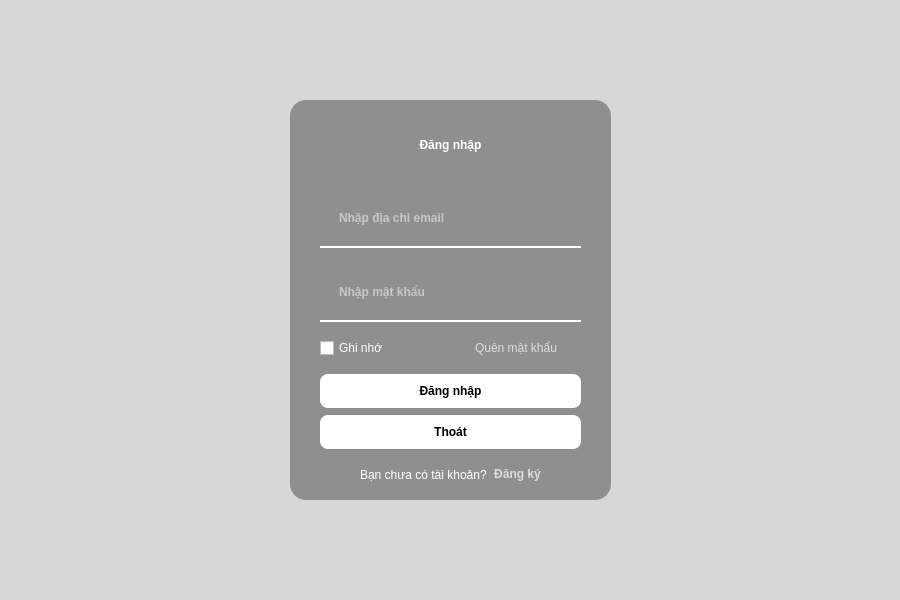
<?xml version="1.0" encoding="UTF-8"?>
<ui version="4.0">
 <class>LoginForm</class>
 <widget class="QWidget" name="LoginForm">
  <property name="geometry">
   <rect>
    <x>0</x>
    <y>0</y>
    <width>900</width>
    <height>600</height>
   </rect>
  </property>
  <property name="windowTitle">
   <string>Form</string>
  </property>
  <property name="layoutDirection">
   <enum>Qt::LeftToRight</enum>
  </property>
  <property name="styleSheet">
   <string notr="true">QWidget#wtTitle QLabel {
    font: 16pt &quot;MS Shell Dlg 2&quot;;
    color: #fff; 
    font-weight: bold;
}

QWidget#wtBackground {
	border-image: url(:/images/icons/login/119254-abstract-bright-blue-background-graphic-design.jpg);
    border-radius: 16px;
}

QWidget#wtBackgroundBlur {
   background-color: rgba(30, 30, 30, 30);
}

QWidget#wtForm {
    border-radius: 16px;
    background-color: rgba(30, 30, 30, 100);
    border: none;
}

#wtEmail, #wtPassword {
    background-color: transparent; 
    border: none;
	border-bottom: 2px solid #fff;
}

QLineEdit {
    padding: 5px;
    background-color: transparent; 
    color: #fff; 
    border: none;
	font: 11pt &quot;MS Shell Dlg 2&quot;;
    font-weight: bold;
}

QWidget#wtButton QCheckBox{
   color: #fff;
    font: 10pt &quot;MS Shell Dlg 2&quot;;
}

QWidget#wtButton QPushButton#btnForgotPassword{
    font: 10pt &quot;MS Shell Dlg 2&quot;;
    color: #ddd;
    background: transparent;
    border: none;
}

QWidget#wtButton QPushButton#btnForgotPassword:hover{
 color: #fff;
}

QWidget#wtButtonLoginExit QPushButton{
    font: 11pt &quot;MS Shell Dlg 2&quot;;
    color: #000;
    background: #fff;
    border: none;
    padding: 10px;
    font-weight: bold;
    border-radius: 8px;
}

QWidget#wtButton QLabel#lbBottom{
    color: #fff;
    font: 10pt &quot;MS Shell Dlg 2&quot;;
}

QWidget#wtButton QPushButton#btnRegister{
    font: 10pt &quot;MS Shell Dlg 2&quot;;
    color: #ddd;
    background: transparent;
    border: none;
    font-weight: bold;
}

QWidget#wtButton QPushButton#btnRegister:hover{
    color: #fff;
}


</string>
  </property>
  <layout class="QHBoxLayout" name="horizontalLayout_8">
   <property name="spacing">
    <number>0</number>
   </property>
   <property name="leftMargin">
    <number>0</number>
   </property>
   <property name="topMargin">
    <number>0</number>
   </property>
   <property name="rightMargin">
    <number>0</number>
   </property>
   <property name="bottomMargin">
    <number>0</number>
   </property>
   <item>
    <widget class="QWidget" name="wtBackground" native="true">
     <layout class="QHBoxLayout" name="horizontalLayout_6">
      <property name="spacing">
       <number>0</number>
      </property>
      <property name="leftMargin">
       <number>0</number>
      </property>
      <property name="topMargin">
       <number>0</number>
      </property>
      <property name="rightMargin">
       <number>0</number>
      </property>
      <property name="bottomMargin">
       <number>0</number>
      </property>
      <item>
       <widget class="QWidget" name="wtBackgroundBlur" native="true">
        <layout class="QVBoxLayout" name="verticalLayout_2" stretch="1,4,1">
         <property name="spacing">
          <number>0</number>
         </property>
         <property name="leftMargin">
          <number>0</number>
         </property>
         <property name="topMargin">
          <number>0</number>
         </property>
         <property name="rightMargin">
          <number>0</number>
         </property>
         <property name="bottomMargin">
          <number>0</number>
         </property>
         <item>
          <widget class="QWidget" name="wtRow1" native="true"/>
         </item>
         <item>
          <widget class="QWidget" name="wtRow2" native="true">
           <layout class="QHBoxLayout" name="horizontalLayout" stretch="2,0,2">
            <property name="spacing">
             <number>0</number>
            </property>
            <property name="leftMargin">
             <number>0</number>
            </property>
            <property name="topMargin">
             <number>0</number>
            </property>
            <property name="rightMargin">
             <number>0</number>
            </property>
            <property name="bottomMargin">
             <number>0</number>
            </property>
            <item>
             <widget class="QWidget" name="wtRow2Column1" native="true"/>
            </item>
            <item>
             <widget class="QWidget" name="wtForm" native="true">
              <layout class="QVBoxLayout" name="verticalLayout_3" stretch="2,3,4">
               <property name="spacing">
                <number>0</number>
               </property>
               <property name="leftMargin">
                <number>30</number>
               </property>
               <property name="topMargin">
                <number>0</number>
               </property>
               <property name="rightMargin">
                <number>30</number>
               </property>
               <property name="bottomMargin">
                <number>0</number>
               </property>
               <item>
                <widget class="QWidget" name="wtTitle" native="true">
                 <layout class="QHBoxLayout" name="horizontalLayout_2">
                  <property name="spacing">
                   <number>0</number>
                  </property>
                  <property name="leftMargin">
                   <number>0</number>
                  </property>
                  <property name="topMargin">
                   <number>0</number>
                  </property>
                  <property name="rightMargin">
                   <number>0</number>
                  </property>
                  <property name="bottomMargin">
                   <number>0</number>
                  </property>
                  <item>
                   <widget class="QLabel" name="label">
                    <property name="text">
                     <string>Đăng nhập</string>
                    </property>
                    <property name="alignment">
                     <set>Qt::AlignCenter</set>
                    </property>
                   </widget>
                  </item>
                 </layout>
                </widget>
               </item>
               <item>
                <widget class="QWidget" name="wtInput" native="true">
                 <layout class="QVBoxLayout" name="verticalLayout_4">
                  <property name="spacing">
                   <number>15</number>
                  </property>
                  <property name="leftMargin">
                   <number>0</number>
                  </property>
                  <property name="topMargin">
                   <number>0</number>
                  </property>
                  <property name="rightMargin">
                   <number>0</number>
                  </property>
                  <property name="bottomMargin">
                   <number>0</number>
                  </property>
                  <item>
                   <widget class="QWidget" name="wtEmail" native="true">
                    <layout class="QHBoxLayout" name="horizontalLayout_3">
                     <property name="spacing">
                      <number>5</number>
                     </property>
                     <property name="leftMargin">
                      <number>0</number>
                     </property>
                     <property name="topMargin">
                      <number>0</number>
                     </property>
                     <property name="rightMargin">
                      <number>0</number>
                     </property>
                     <property name="bottomMargin">
                      <number>0</number>
                     </property>
                     <item>
                      <widget class="QLabel" name="label_2">
                       <property name="text">
                        <string/>
                       </property>
                       <property name="pixmap">
                        <pixmap resource="src.qrc">:/images/icons/login/icons8-email-24.png</pixmap>
                       </property>
                      </widget>
                     </item>
                     <item>
                      <widget class="QLineEdit" name="txtEmail">
                       <property name="placeholderText">
                        <string>Nhập địa chỉ email</string>
                       </property>
                      </widget>
                     </item>
                    </layout>
                   </widget>
                  </item>
                  <item>
                   <widget class="QWidget" name="wtPassword" native="true">
                    <layout class="QHBoxLayout" name="horizontalLayout_4">
                     <property name="spacing">
                      <number>5</number>
                     </property>
                     <property name="leftMargin">
                      <number>0</number>
                     </property>
                     <property name="topMargin">
                      <number>0</number>
                     </property>
                     <property name="rightMargin">
                      <number>0</number>
                     </property>
                     <property name="bottomMargin">
                      <number>0</number>
                     </property>
                     <item>
                      <widget class="QLabel" name="label_3">
                       <property name="text">
                        <string/>
                       </property>
                       <property name="pixmap">
                        <pixmap resource="src.qrc">:/images/icons/login/icons8-password-24.png</pixmap>
                       </property>
                      </widget>
                     </item>
                     <item>
                      <widget class="QLineEdit" name="txtPassword">
                       <property name="echoMode">
                        <enum>QLineEdit::Password</enum>
                       </property>
                       <property name="placeholderText">
                        <string>Nhập mật khẩu</string>
                       </property>
                      </widget>
                     </item>
                    </layout>
                   </widget>
                  </item>
                 </layout>
                </widget>
               </item>
               <item>
                <widget class="QWidget" name="wtButton" native="true">
                 <layout class="QVBoxLayout" name="verticalLayout_5">
                  <property name="spacing">
                   <number>0</number>
                  </property>
                  <property name="leftMargin">
                   <number>0</number>
                  </property>
                  <property name="topMargin">
                   <number>0</number>
                  </property>
                  <property name="rightMargin">
                   <number>0</number>
                  </property>
                  <property name="bottomMargin">
                   <number>0</number>
                  </property>
                  <item>
                   <widget class="QWidget" name="wtRememberMeForgotPassword" native="true">
                    <layout class="QHBoxLayout" name="horizontalLayout_5">
                     <property name="spacing">
                      <number>0</number>
                     </property>
                     <property name="leftMargin">
                      <number>0</number>
                     </property>
                     <property name="topMargin">
                      <number>0</number>
                     </property>
                     <property name="rightMargin">
                      <number>0</number>
                     </property>
                     <property name="bottomMargin">
                      <number>0</number>
                     </property>
                     <item>
                      <widget class="QCheckBox" name="checRememberMe">
                       <property name="text">
                        <string>Ghi nhớ</string>
                       </property>
                      </widget>
                     </item>
                     <item>
                      <widget class="QPushButton" name="btnForgotPassword">
                       <property name="text">
                        <string>Quên mật khẩu</string>
                       </property>
                      </widget>
                     </item>
                    </layout>
                   </widget>
                  </item>
                  <item>
                   <widget class="QWidget" name="wtButtonLoginExit" native="true">
                    <layout class="QVBoxLayout" name="verticalLayout_6">
                     <property name="spacing">
                      <number>7</number>
                     </property>
                     <property name="leftMargin">
                      <number>0</number>
                     </property>
                     <property name="topMargin">
                      <number>0</number>
                     </property>
                     <property name="rightMargin">
                      <number>0</number>
                     </property>
                     <property name="bottomMargin">
                      <number>0</number>
                     </property>
                     <item>
                      <widget class="QPushButton" name="btnLogin">
                       <property name="text">
                        <string>Đăng nhập</string>
                       </property>
                      </widget>
                     </item>
                     <item>
                      <widget class="QPushButton" name="btnExit">
                       <property name="text">
                        <string>Thoát</string>
                       </property>
                      </widget>
                     </item>
                    </layout>
                   </widget>
                  </item>
                  <item>
                   <widget class="QWidget" name="wtNavigaToRegister" native="true">
                    <layout class="QHBoxLayout" name="horizontalLayout_7">
                     <property name="spacing">
                      <number>7</number>
                     </property>
                     <property name="leftMargin">
                      <number>40</number>
                     </property>
                     <property name="topMargin">
                      <number>0</number>
                     </property>
                     <property name="rightMargin">
                      <number>40</number>
                     </property>
                     <property name="bottomMargin">
                      <number>0</number>
                     </property>
                     <item>
                      <widget class="QLabel" name="lbBottom">
                       <property name="sizePolicy">
                        <sizepolicy hsizetype="Fixed" vsizetype="Preferred">
                         <horstretch>0</horstretch>
                         <verstretch>0</verstretch>
                        </sizepolicy>
                       </property>
                       <property name="text">
                        <string>Bạn chưa có tài khoản?</string>
                       </property>
                      </widget>
                     </item>
                     <item>
                      <widget class="QPushButton" name="btnRegister">
                       <property name="sizePolicy">
                        <sizepolicy hsizetype="Fixed" vsizetype="Fixed">
                         <horstretch>0</horstretch>
                         <verstretch>0</verstretch>
                        </sizepolicy>
                       </property>
                       <property name="text">
                        <string>Đăng ký</string>
                       </property>
                      </widget>
                     </item>
                    </layout>
                   </widget>
                  </item>
                 </layout>
                </widget>
               </item>
              </layout>
             </widget>
            </item>
            <item>
             <widget class="QWidget" name="wtRow2Column3" native="true"/>
            </item>
           </layout>
          </widget>
         </item>
         <item>
          <widget class="QWidget" name="wtRow3" native="true"/>
         </item>
        </layout>
       </widget>
      </item>
     </layout>
    </widget>
   </item>
  </layout>
 </widget>
 <resources>
  <include location="src.qrc"/>
 </resources>
 <connections/>
</ui>
